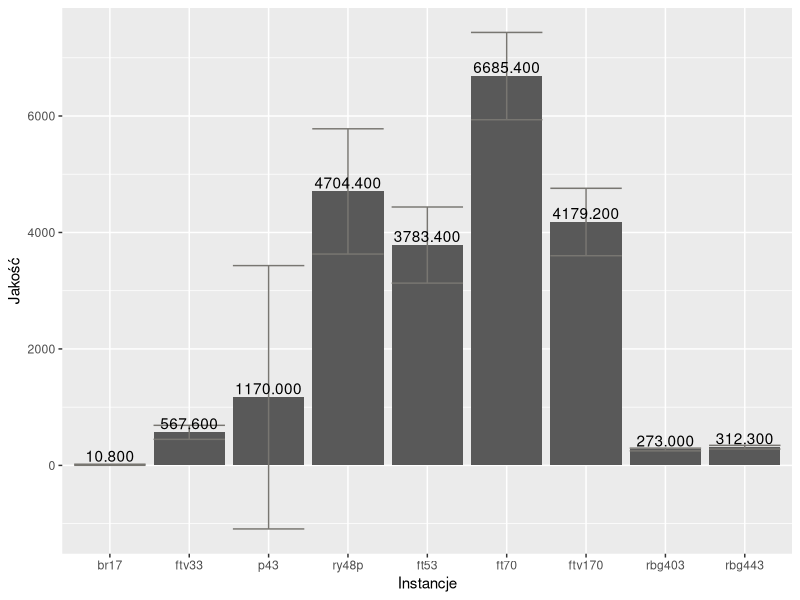
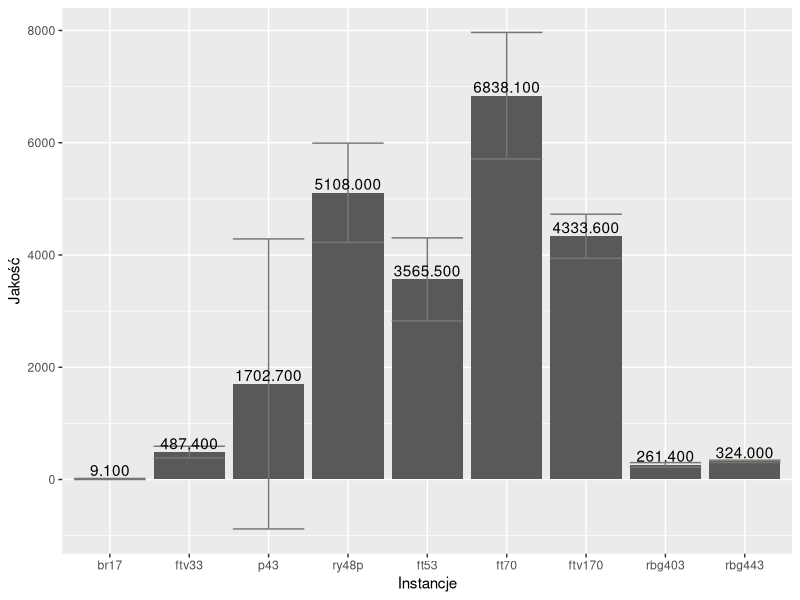
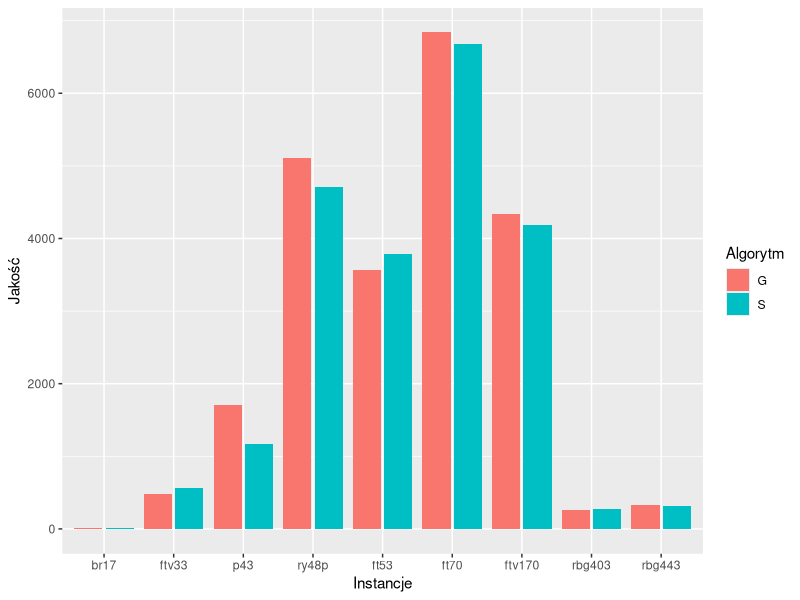
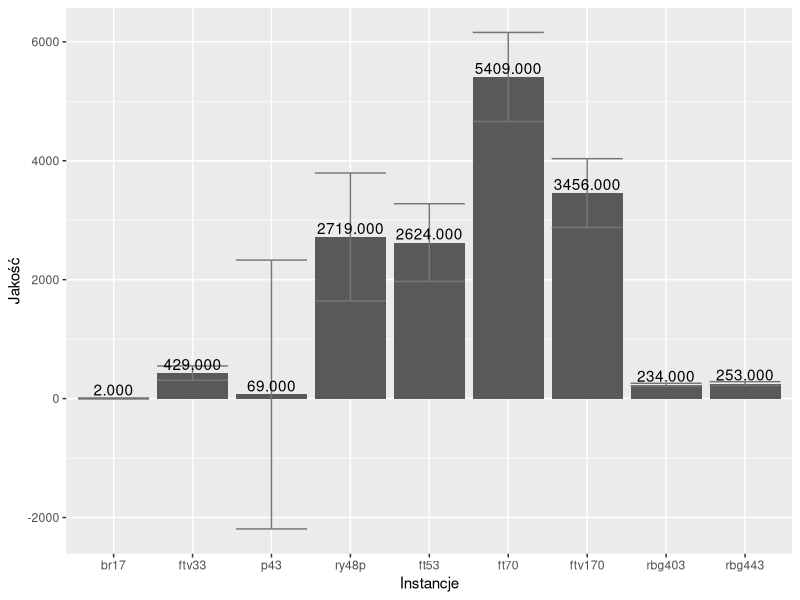
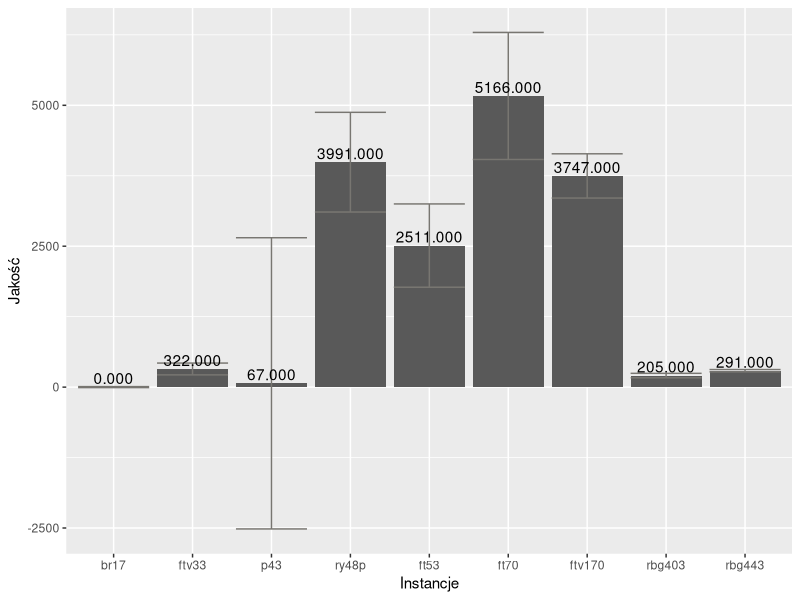
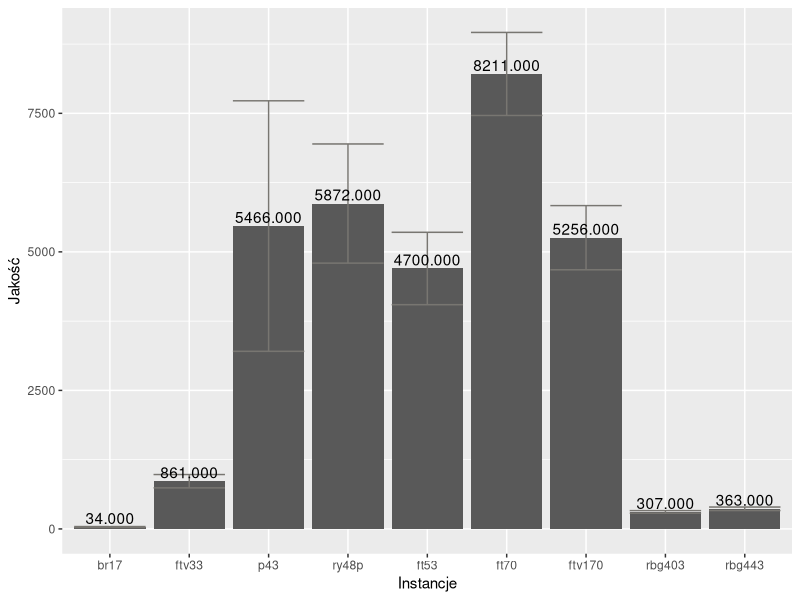
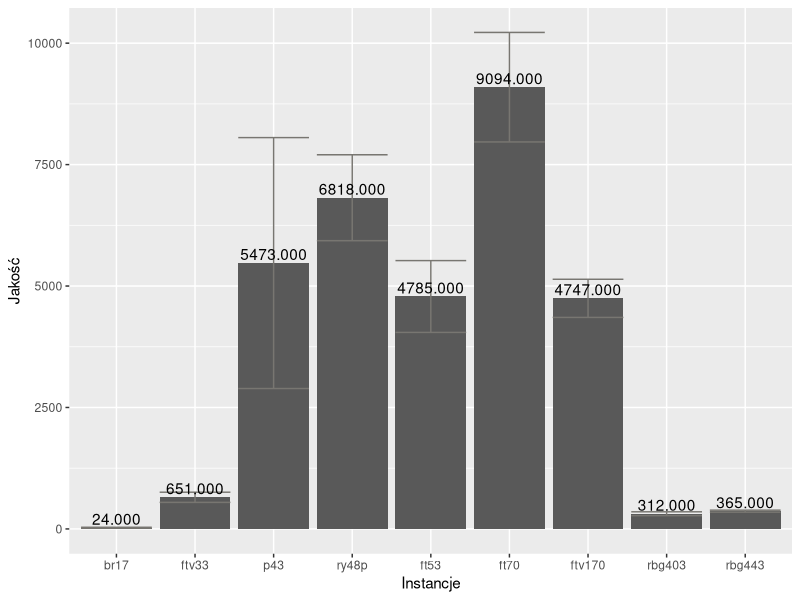
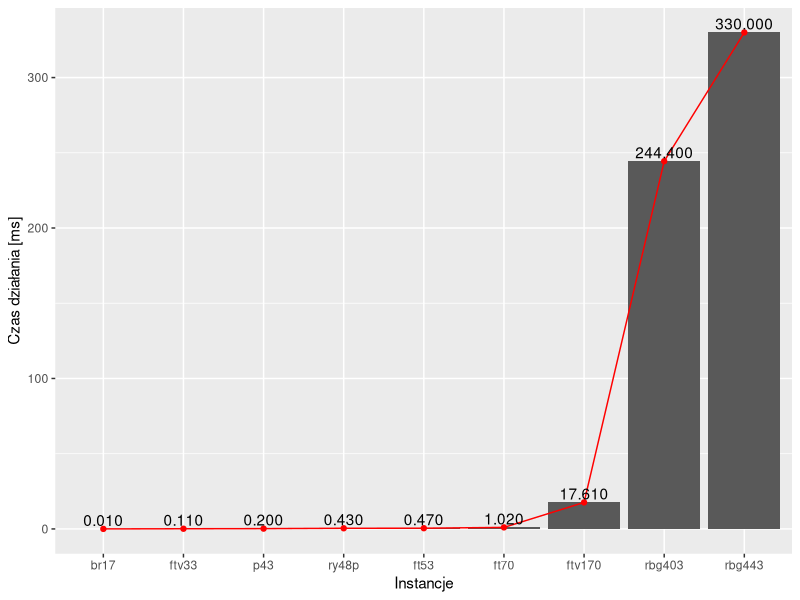

Write R code to recreate these figures, in order.
## ---- chunk 1
knitr::opts_chunk$set(echo = TRUE)
## ---- chunk 2
library(dplyr)
library(ggplot2)
## ---- chunk 3
print(getwd())
results <- read.table("./../results/resultsWithout_kro124p.csv", head=TRUE, sep=",")
#perm <- select(results, "resultPermutation")[1,1]
#as.numeric(unlist(strsplit(perm, "\\|")))
algs_symbols <- list(Greedy="G", Steepest="S", SimpleHeur="H", Random="R", RandomWalker="RW")
results <- mutate(results, algName=algs_symbols[algName])
algs_unique_names <- unique(results[["algName"]])
results <- as.data.frame(lapply(results, unlist))
knitr::kable(head(results, 21))
## ---- chunk 4
gp <- group_by(results, algName, setName)
gp <- summarize(gp, diff=mean(result-optimalResult), std=sd(result-optimalResult), nOfCities=mean(nOfCities))

for(uniqueAlgName in algs_unique_names)
{
  temp <- filter(gp, algName==uniqueAlgName)

plot <- ggplot(temp, aes(x=reorder(setName, nOfCities), y=diff, std=std, group=1)) +
  geom_bar(stat="identity", position="identity") +
  #geom_point(colour="red") +
  #geom_line(colour="red") +
  geom_errorbar(aes(ymin=diff-std, ymax=diff+std), colour="#787671") +
  geom_text(aes(label=sprintf("%0.3f", round(diff, digits=2))), position=position_dodge(width=0.9), vjust=-0.25) +
  labs(x="Instancje", y="Jakość")

  
  filename <- paste("../results/zad2_point1_mean_",uniqueAlgName, ".pdf", sep="")
  ggsave(filename, plot=plot)
  print(plot)
}

## ---- chunk 5
gp <- group_by(results, algName, setName)
gp <- summarize(gp, diff=mean(result-optimalResult), std=sd(result-optimalResult), nOfCities=mean(nOfCities))
knitr::kable(gp)

plot <- ggplot(gp, aes(x=reorder(setName, nOfCities), y=diff, std=std, group=1, fill=factor(algName))) +
  geom_bar(stat="identity", position="dodge2") +
  #geom_point() +
  #geom_line() +
  #geom_errorbar(aes(ymin=diff-std, ymax=diff+std), colour="#787671") +
  #geom_text(aes(label=sprintf("%0.3f", round(diff, digits=2))), position=position_dodge(width=0.9), vjust=-0.25) +
  labs(x="Instancje", y="Jakość", fill="Algorytm")
  
  filename <- paste("../results/zad2_point1_all", ".pdf", sep="")
  ggsave(filename, plot=plot)
  print(plot)
## ---- chunk 6
gp <- group_by(results, algName, setName)
gp <- summarize(gp, diff=min(result-optimalResult), std=sd(result-optimalResult), nOfCities=mean(nOfCities))

for(uniqueAlgName in algs_unique_names)
{
  temp <- filter(gp, algName==uniqueAlgName)

plot <- ggplot(temp, aes(x=reorder(setName, nOfCities), y=diff, std=std, group=1)) +
  geom_bar(stat="identity", position="identity") +
  #geom_point(colour="red") +
  #geom_line(colour="red") +
  geom_errorbar(aes(ymin=diff-std, ymax=diff+std), colour="#787671") +
  geom_text(aes(label=sprintf("%0.3f", round(diff, digits=2))), position=position_dodge(width=0.9), vjust=-0.25) +
  labs(x="Instancje", y="Jakość")

  filename <- paste("../results/zad2_point1_min_",uniqueAlgName, ".pdf", sep="")
  ggsave(filename, plot=plot)
  print(plot)
}

## ---- chunk 7
gp <- group_by(results, algName, setName)
gp <- summarize(gp, diff=max(result-optimalResult), std=sd(result-optimalResult), nOfCities=mean(nOfCities))

for(uniqueAlgName in algs_unique_names)
{
  temp <- filter(gp, algName==uniqueAlgName)

plot <- ggplot(temp, aes(x=reorder(setName, nOfCities), y=diff, std=std, group=1)) +
  geom_bar(stat="identity", position="identity") +
  #geom_point(colour="red") +
  #geom_line(colour="red") +
  geom_errorbar(aes(ymin=diff-std, ymax=diff+std), colour="#787671") +
  geom_text(aes(label=sprintf("%0.3f", round(diff, digits=2))), position=position_dodge(width=0.9), vjust=-0.25) +
  labs(x="Instancje", y="Jakość")

  filename <- paste("../results/zad2_point1_max_",uniqueAlgName, ".pdf", sep="")
  ggsave(filename, plot=plot)
  print(plot)
}

## ---- chunk 8
gp <- group_by(results, algName, setName)
gp <- summarize(gp, timeOfRunningInMs=mean(timeOfRunningInMs), std=sd(timeOfRunningInMs), nOfCities=mean(nOfCities))

for(uniqueAlgName in algs_unique_names)
{
  temp <- filter(gp, algName==uniqueAlgName)

plot <- ggplot(temp, aes(x=reorder(setName, nOfCities), y=timeOfRunningInMs, group=1)) +
  geom_bar(stat="identity", position="identity") +
  geom_point(colour="red") +
  geom_line(colour="red") +
  geom_errorbar(aes(ymin=timeOfRunningInMs-std, ymax=timeOfRunningInMs+std), colour="#787671") +
  geom_text(aes(label=sprintf("%0.3f", round(timeOfRunningInMs, digits=2))), position=position_dodge(width=0.9), vjust=-0.25) +
  labs(x="Instancje", y="Czas działania [ms]")

  filename <- paste("../results/zad2_point2_",uniqueAlgName, ".pdf", sep="")
  ggsave(filename, plot=plot)
  print(plot)
}

## ---- chunk 9
gp <- group_by(results, algName, setName)
gp <- summarize(gp, meanNumberOfSteps=mean(numberOfSteps), std=sd(numberOfSteps), nOfCities=mean(nOfCities))

for(uniqueAlgName in algs_unique_names)
{
  temp <- filter(gp, algName==uniqueAlgName)

plot <- ggplot(temp, aes(x=reorder(setName, nOfCities), y=meanNumberOfSteps, group=1)) +
  geom_bar(stat="identity", position="identity") +
  geom_point(colour="red") +
  geom_line(colour="red") +
  geom_errorbar(aes(ymin=meanNumberOfSteps-std, ymax=meanNumberOfSteps+std), colour="#787671") +
  geom_text(aes(label=sprintf("%0.3f", round(meanNumberOfSteps, digits=2))), position=position_dodge(width=0.9), vjust=-0.25) +
  labs(x="Instancje", y="Średnia liczba kroków")

  filename <- paste("../results/zad2_point4_",uniqueAlgName, ".pdf", sep="")
  ggsave(filename, plot=plot)
  print(plot)
}

## ---- chunk 10
gp <- group_by(results, algName, setName)
gp <- summarize(gp, meanNumberOfCheckedResults=mean(numberOfCheckedResults), std=sd(numberOfCheckedResults), nOfCities=mean(nOfCities))

for(uniqueAlgName in algs_unique_names)
{
  temp <- filter(gp, algName==uniqueAlgName)

plot <- ggplot(temp, aes(x=reorder(setName, nOfCities), y=meanNumberOfCheckedResults, group=1)) +
  geom_bar(stat="identity", position="identity") +
  geom_point(colour="red") +
  geom_line(colour="red") +
  geom_errorbar(aes(ymin=meanNumberOfCheckedResults-std, ymax=meanNumberOfCheckedResults+std), colour="#787671") +
  geom_text(aes(label=sprintf("%0.3f", round(meanNumberOfCheckedResults, digits=2))), position=position_dodge(width=0.9), vjust=-0.25) +
  labs(x="Instancje", y="Średnia liczba ocenionych rozwiązań")

  filename <- paste("../results/zad2_point5_",uniqueAlgName, ".pdf", sep="")
  ggsave(filename, plot=plot)
  print(plot)
}
